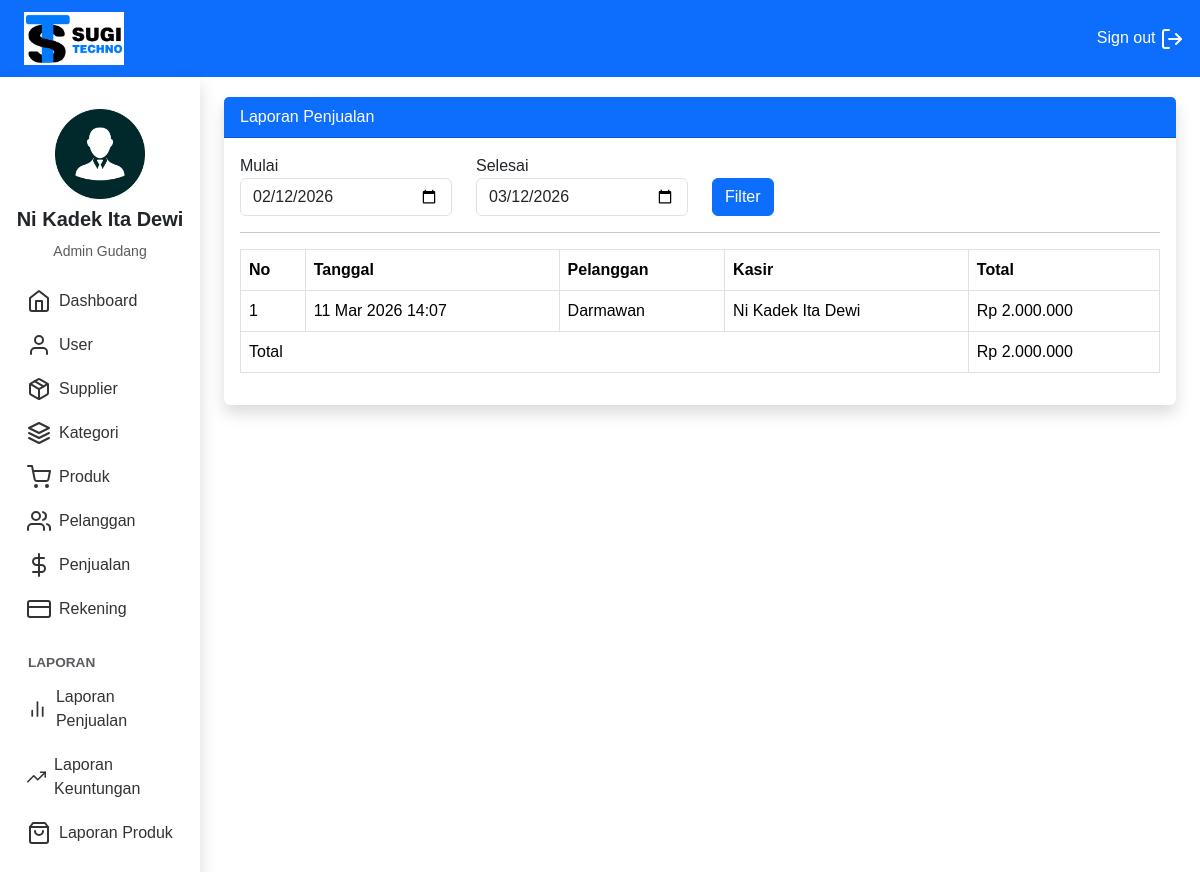
Screenshot of /Gudang/index.php?page=laporan_penjualan (signed in) with the database file from the repository.
### tables this page shows
CREATE TABLE `penjualan` (
  `id_penjualan` int(11) NOT NULL,
  `id_pelanggan` int(11) DEFAULT NULL,
  `id_rekening` int(11) NOT NULL,
  `id_toko` int(11) NOT NULL,
  `id_user` int(11) NOT NULL,
  `tanggal_penjualan` datetime NOT NULL,
  `total_penjualan` int(11) NOT NULL,
  `bayar_penjualan` int(11) NOT NULL,
  `kembalian_penjualan` int(11) NOT NULL
);

CREATE TABLE `pelanggan` (
  `id_pelanggan` int(11) NOT NULL,
  `id_toko` int(11) NOT NULL,
  `nama_pelanggan` varchar(100) NOT NULL,
  `email_pelanggan` varchar(100) NOT NULL,
  `telepon_pelanggan` varchar(25) NOT NULL,
  `alamat_pelanggan` varchar(100) NOT NULL
);

CREATE TABLE `user` (
  `id_user` int(11) NOT NULL,
  `id_toko` int(11) NOT NULL,
  `email_user` varchar(100) NOT NULL,
  `password_user` varchar(100) NOT NULL,
  `nama_user` varchar(100) NOT NULL,
  `level_user` enum('kasir','gudang') NOT NULL
);

### functions.php (called while the page is built)
<?php
function formatRupiah($angka){
    return "Rp " . number_format($angka,0,',','.');
}
?>

### Gudang/laporan_penjualan.php (the view)
<?php
include '../functions.php';
if(isset($_POST['tglm']) AND $_POST['tgls'])
{
  $tglm = $_POST['tglm'];
  $tgls = $_POST['tgls'];
}
else
{
  $tgls = date("Y-m-d");
  $tglm = (new DateTime($tgls))->modify("-1 month")->format("Y-m-d");
}
$laporan = array();
$id_toko = $_SESSION['user']['id_toko'];
$ambil = $koneksi->query("SELECT * FROM penjualan
                          LEFT JOIN pelanggan ON penjualan.id_pelanggan=pelanggan.id_pelanggan
                          LEFT JOIN user ON penjualan.id_user=user.id_user
                          WHERE penjualan.id_toko='$id_toko'  AND DATE(tanggal_penjualan) BETWEEN '$tglm' AND '$tgls'  ");
while($tiap = $ambil->fetch_assoc())
{
$laporan[] = $tiap;
}
?>
<div class="card border-0 shadow">
<div class="card-header bg-primary text-white">Laporan Penjualan</div>
        <div class="card-body">
            <form action="" method="post">
                <div class="row">
                    <div class="col-md-3">
                        <label for="">Mulai</label>
                        <input type="date" name="tglm" class="form-control" value="<?php echo $tglm ?>">
                    </div>
                    <div class="col-md-3">
                        <label for="">Selesai</label>
                        <input type="date" name="tgls" class="form-control" value="<?php echo $tgls ?>">
                    </div>
                    <div class="col-md-3">
                        <label for="">&nbsp;</label><br>
                        <button class="btn btn-primary" name="filter">Filter</button>
                    </div>
                </div>
            </form>
            <hr>
            <table class="table table-bordered" id="tabel">
              <thead>
                <tr>
                  <th>No</th>
                  <th>Tanggal</th>
                  <th>Pelanggan</th>
                  <th>Kasir</th>
                  <th>Total</th>
                </tr>
              </thead>
              <tbody>
                <?php $grandtotal = 0; ?>
                <?php foreach($laporan as $key => $value): ?>
                <?php $grandtotal+=$value["total_penjualan"] ?>
                <tr>
                  <td><?php echo $key+1 ?></td>
                  <td><?php echo date("d M Y H:i", strtotime($value['tanggal_penjualan'])) ?></td>
                  <td><?php echo $value['nama_pelanggan'] ?></td>
                  <td><?php echo $value['nama_user'] ?></td>
                  <td><?php echo formatRupiah($value['total_penjualan']) ?></td>
                </tr>
                <?php endforeach ?>
              </tbody>
              <tfoot>
                <tr>
                  <td colspan="4">Total</td>
                  <td><?php echo formatRupiah($grandtotal) ?></td>
                </tr>
              </tfoot>
            </table>
        </div>
    </div>

### Gudang/index.php (style rules this page uses)
body { font-family: 'Arial', sans-serif; background-color: #f8f9fa; }

### rows the page displays
penjualan: tanggal_penjualan "11 Mar 2026 14:07", id_pelanggan.nama_pelanggan "Darmawan", id_user.nama_user "Ni Kadek Ita Dewi", total_penjualan "Rp 2.000.000"

### other values shown
$_SESSION['user']['nama_user'] "Ni Kadek Ita Dewi"
formatRupiah($grandtotal) "Rp 2.000.000"
